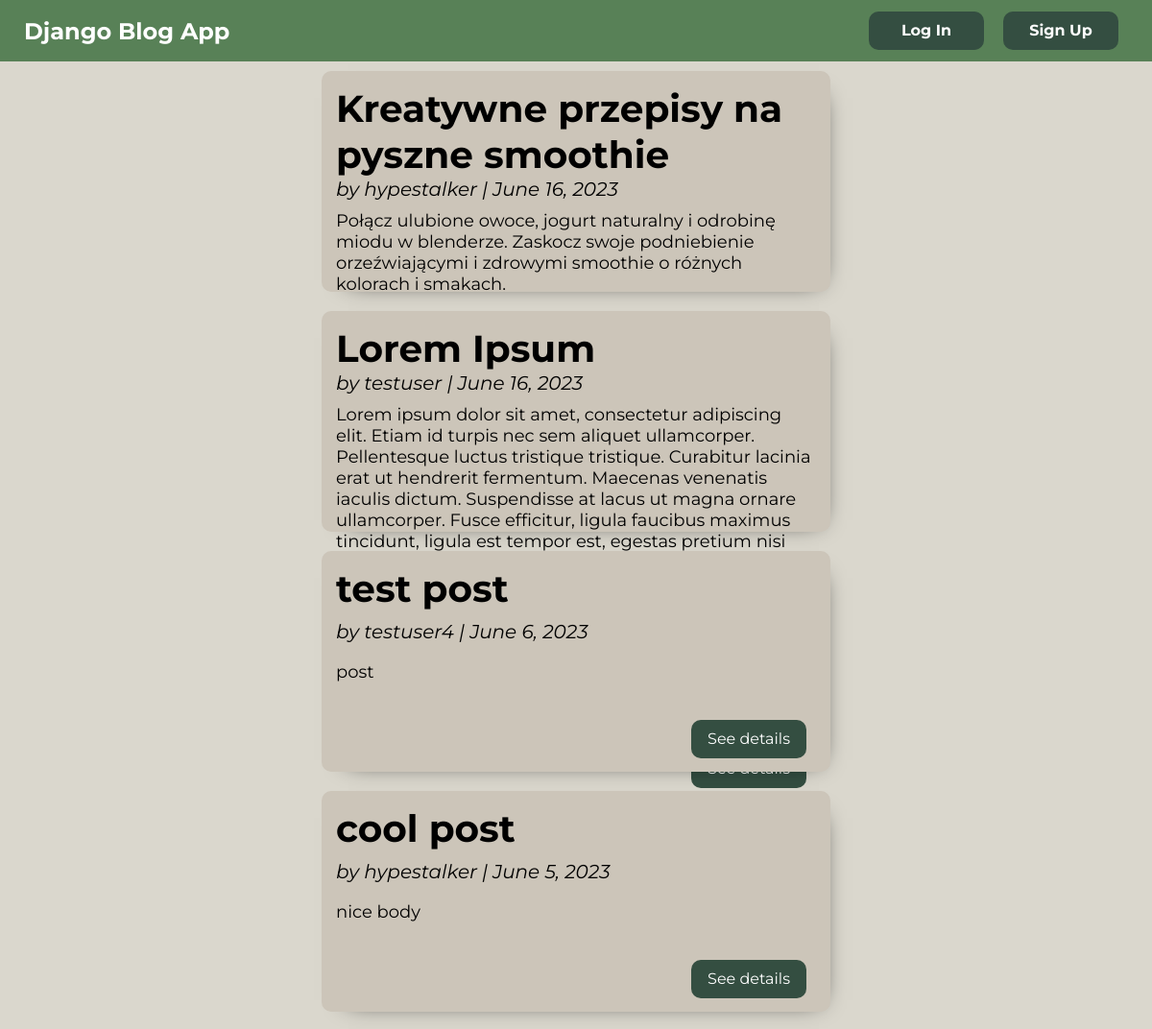
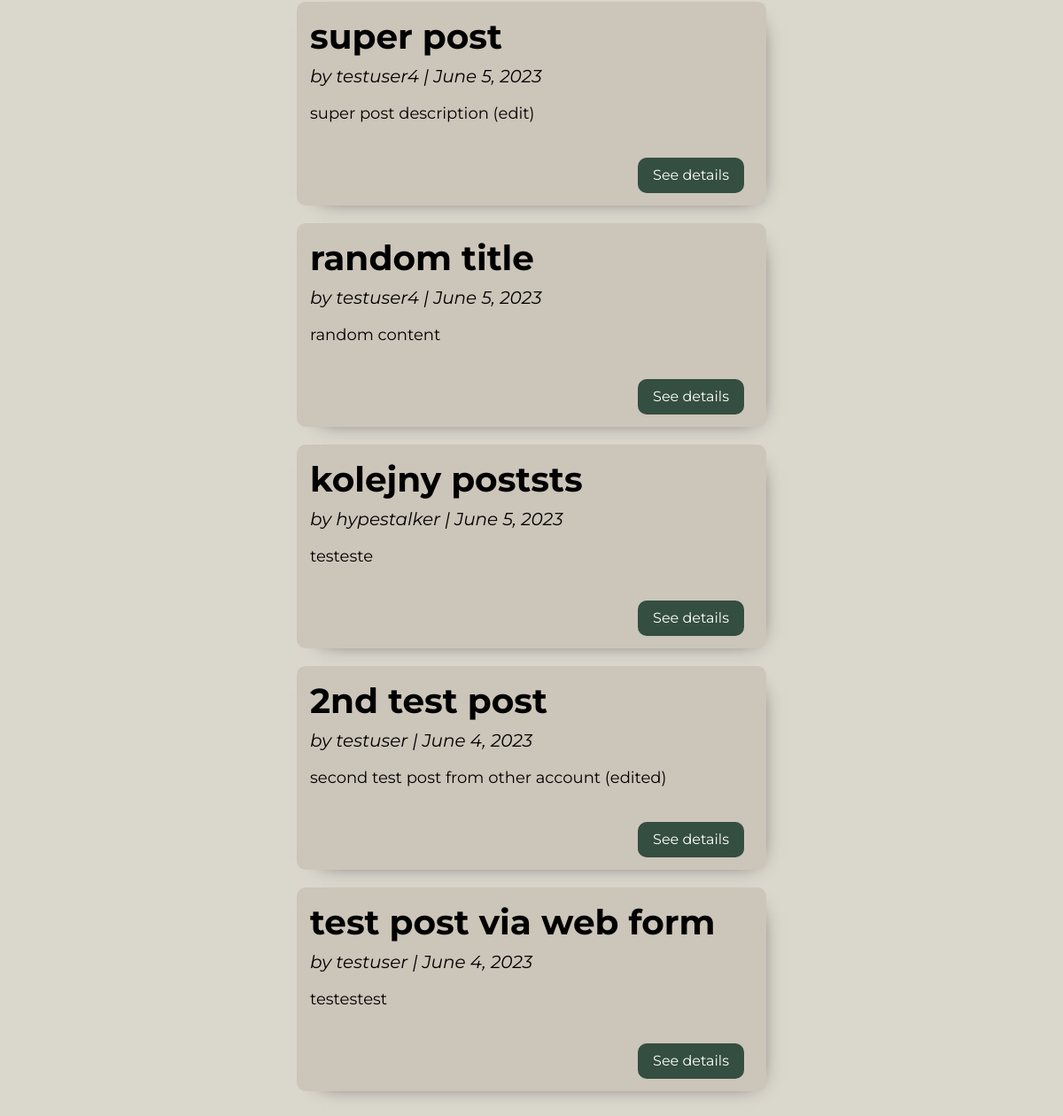
Before: / with the older database file (2 pictures, top to bottom).
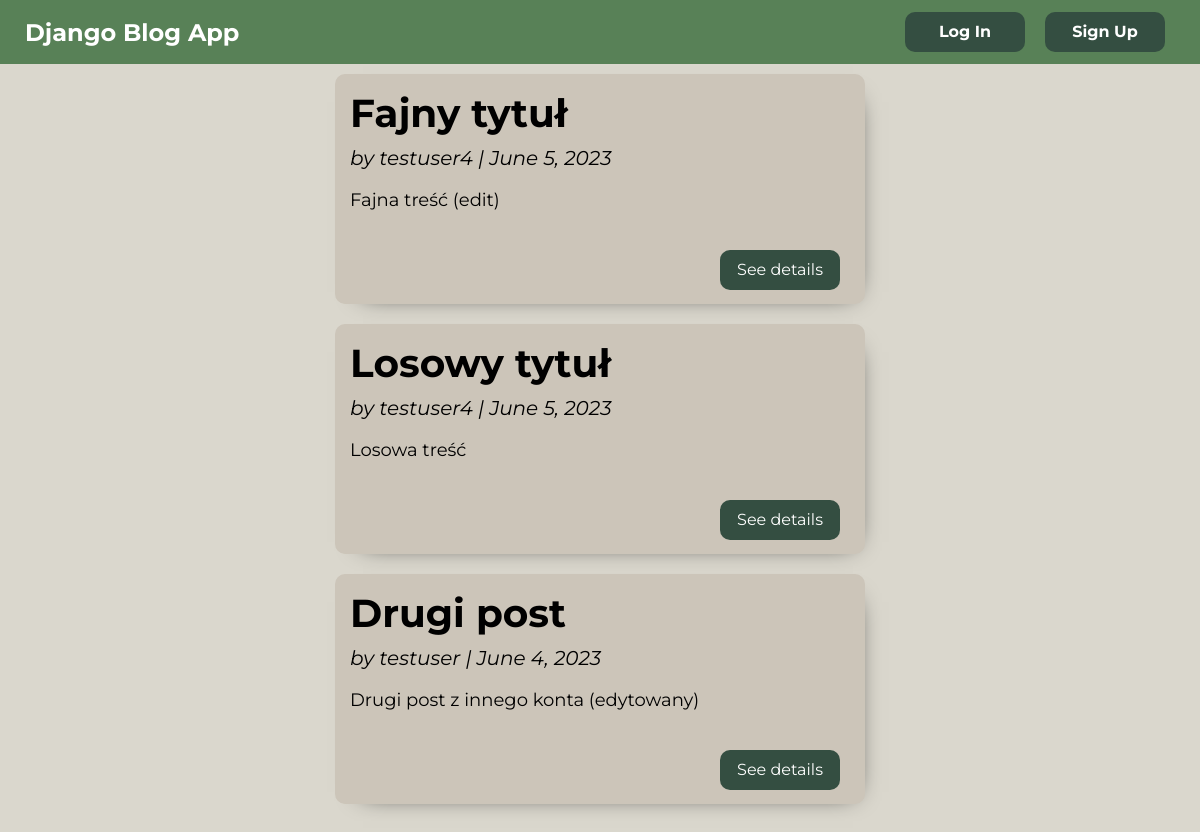
After: the same page with the newer database file.
### posts/models.py (models this page shows, shortened)
class Post(models.Model):
    author = models.ForeignKey(settings.AUTH_USER_MODEL, on_delete=models.CASCADE)
    title = models.CharField(max_length=100)
    body = models.TextField()
    created_at = models.DateField(auto_now_add=True)

### accounts/models.py (models this page shows)
class CustomUser(AbstractUser):
    age = models.PositiveIntegerField(null=True, blank=True)

### posts/views.py (the view)
# urls.py: path("", PostListView.as_view(), name="post_list"),
class PostListView(ListView):
    model = Post
    template_name = "posts/post_list.html"
    queryset = Post.objects.order_by("-created_at")

### templates/posts/post_list.html
{% extends 'base.html' %}
{% block content %}
{% for post in post_list %}
<div class="blog-post-card">
    <div class="blog-title">
        <h2>{{ post.title }}</h3>
    </div>
    <div class="blog-author">
        <span>by {{ post.author }} | {{ post.created_at }}</span>
    </div>
    <div class="blog-text">
         <p>{{ post.body }}</p>
    </div>
    <div class="blog-buttons">
        <a href="{% url 'post_detail' post.pk %}" class="blog-btn">See details</a>
    </div>
</div>
{% endfor %}
{% endblock content %}

### templates/base.html (shortened to what this page needs)
{% load static %}
<!DOCTYPE html>
<html lang="en">
  <head>
    <link rel="stylesheet" href="{% static 'base.css' %}">
  </head>
  <body>
    <div class="container">
    <nav>
      <div class="title">
          <h1><a href="{% url 'post_list' %}">Django Blog App</a></h1>
      </div>
      {% if user.is_authenticated %}
      <div class="nav-user-options">
        <p>{{ user.username }}</p>
        <a href="{% url 'post_create' %}" class="nav-btn">+New Post</a>
        <a href="{% url 'logout' %}" class="nav-btn">Log Out</a>
      </div>
      {% else %}
      <div class="nav-user-options">
        <a href="{% url 'login' %}" class="nav-btn">Log In</a>
        <a href="{% url 'signup' %}" class="nav-btn">Sign Up</a>
      </div>
      {% endif %}
    </nav>
      <br>
      <main>
        {% block content %}
        {% endblock content %}
      </main>
  </div>
  </body>
</html>

### static/base.css (style rules this page uses)
* { padding: 0; margin: 0; font-family: 'Montserrat', sans-serif; }
body { background-color: #DAD7CD; }
.container { background-color: #DAD7CD; height: 100vh; display: grid; grid-template-rows: 8% 80%; grid-template-areas: "a a a" "b b b" "b b b"; }
nav { grid-area: a; display: flex; align-items: center; justify-content: space-between; background-color: #588157; }
nav a { text-decoration: none; color: white; }
.nav-user-options { display: flex; justify-content: center; align-items: center; margin-right: 25px; color: white; font-weight: bold; }
.nav-btn, .blog-btn { background-color: #344E41; padding: 10px; height: 20px; width: 100px; border-radius: 10px; margin: 10px; color: white; text-decoration: none; text-align: center; }
.title h1 { margin-left: 25px; }
main { grid-area: b; display: flex; justify-content: center; align-items: center; flex-direction: column; }
.blog-post-card { display: grid; border-radius: 10px; background-color: #CCC5B9; width: 500px; height: 200px; margin: 10px; padding: 15px; -webkit-box-shadow: 8px 8px 24px -20px rgba(0, 0, 0, 1); -moz-box-shadow: 8px 8px 24px -20px rgba(0, 0, 0, 1); box-shadow: 8px 8px 24px -20px rgba(0, 0, 0, 1); }
.blog-title { font-size: 26px; }
.blog-author { font-size: 20px; font-style: italic; }
.blog-text { font-size: 18px; margin-top: 10px; }
.blog-buttons { margin-top: 20px; margin-bottom: -20px; display: flex; justify-content: right; }

Changed rows visible on the page:
removed Post: title "Kreatywne przepisy na pyszne smoothie", author "hypestalker", created_at "June 16, 2023", body "Połącz ulubione owoce, jogurt naturalny i odrobinę miodu w blenderze. Zaskocz swoje podniebienie orzeźwiającymi i zdrowymi smoothie o różnych kolorach i smakach."
removed Post: title "Lorem Ipsum", author "testuser", created_at "June 16, 2023", body "Lorem ipsum dolor sit amet, consectetur adipiscing elit. Etiam id turpis nec sem aliquet ullamcorper. Pellentesque luctus tristique tristique. Curabitur lacinia erat ut hendrerit fermentum. Maecenas venenatis iaculis dictum. Suspendisse at lacus ut magna ornare ullamcorper. Fusce efficitur, ligula faucibus maximus tincidunt, ligula est tempor est, egestas pretium nisi…"
removed Post: title "test post", author "testuser4", created_at "June 6, 2023", body "post"
removed Post: title "cool post", author "hypestalker", created_at "June 5, 2023", body "nice body"
removed Post: title "kolejny poststs", author "hypestalker", created_at "June 5, 2023", body "testeste"
removed Post: title "test post via web form", author "testuser", created_at "June 4, 2023", body "testestest"
changed Post: title "super post" → "Fajny tytuł"; body "super post description (edit)" → "Fajna treść (edit)"
changed Post: title "random title" → "Losowy tytuł"; body "random content" → "Losowa treść"
changed Post "testuser": title "2nd test post" → "Drugi post"; body "second test post from other account (edited)" → "Drugi post z innego konta (edytowany)"
